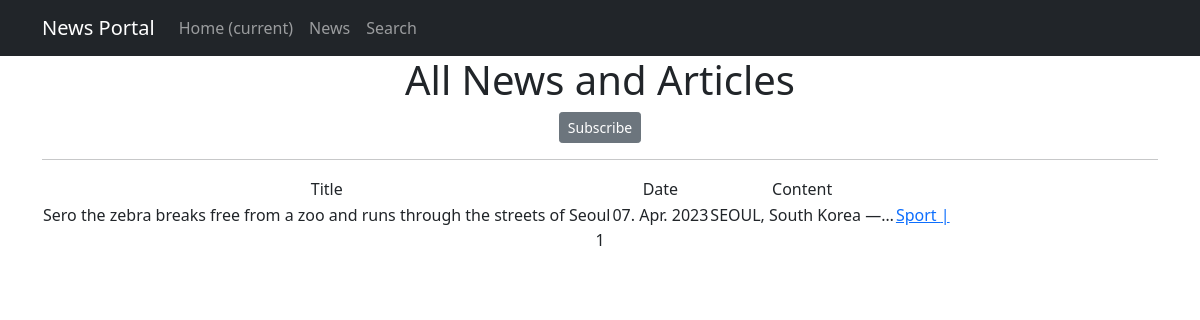
Page /news/categories/2 on the committed database.
### news/models.py (models this page shows, shortened)
class Post(models.Model):
    article = 'AR'
    news = 'NE'
    NEWSTYPES = [
        (article, 'Article'),
        (news, 'News'),
    ]
    choice = models.CharField(max_length=2,
                              choices=NEWSTYPES,
                              default=news)
    date = models.DateTimeField(auto_now_add=True)
    title = models.CharField(max_length=255)
    content = models.TextField(default="No News / Articles Yet")
    news_rate = models.IntegerField(default=0)
    author = models.ForeignKey(Author, on_delete=models.CASCADE)
    category = models.ManyToManyField(Category, through='PostCategory')

class Category(models.Model):
    category_name = models.CharField(max_length=255, unique=True)
    subscribers = models.ManyToManyField(User, related_name='categories')

### news/views.py (the view)
# urls.py: path('categories/<int:pk>', CategoryListView.as_view(), name='category_list'),
class CategoryListView(NewsList):
    model = Post
    template_name = 'category_list.html'
    context_object_name = 'category_news'
    def get_queryset(self):
        self.category = get_object_or_404(Category, id=self.kwargs['pk'])
        queryset = Post.objects.filter(category=self.category).order_by('-date')
        return queryset
    def get_context_data(self, **kwargs):
        context = super().get_context_data(**kwargs)
        context['is_not_subscriber'] = self.request.user not in self.category.subscribers.all()
        context['category'] = self.category
        return context

### news/templatetags/custom_filters.py (called while the page is built)
@register.filter()
def censor(value):
    bad_words = ["new", "usually"]  # для примера отображения в разных новостях/статьях и в их заголовках
    if not isinstance(value, str):
        raise TypeError(f"Filter is used only for 'str' type!")
    for word in value.split():
        if word.lower() in bad_words:
            value = value.replace(word, f"{word[0]}{cenzor_symbol * (len(word) - 1)}")
    return value

### news/views.py (called while the page is built)
    def get_context_data(self, **kwargs):
        context = super().get_context_data(**kwargs)
        context['time_now'] = \
            datetime.utcnow()
        context['next_info'] = None
        return context

### templates/category_list.html (shortened to what this page needs)
{% extends 'flatpages/default.html' %}
{% load custom_filters %}
{% load custom_tags %}
{% block content %}
   <h1>All News and Articles</h1>
    {% if is_not_subscriber %}
        <p class='text-center'><a href="{% url 'subscribe' category.id %}" class="btn btn-secondary btn-sm">Subscribe</a> </p>
    {% endif %}
   <hr>
   {% if category_news %}
       <table>
           <tr>
               <td>Title</td>
               <td>Date</td>
               <td>Content</td>
           </tr>
           {% for new in category_news %}
           <tr>
               <td>{{ new.title|censor }}</td>
               <td>{{ new.date|date:'d. M. Y' }}</td>
               <td>{{ new.content|truncatechars:21|censor }}</td>
               <td>
                   {% for category in new.category.all %}
                   <a href="{% url 'category_list' category.id %}"> {{category.category_name}} | </a>
                   {% endfor %}
               </td>
           </tr>
           {% endfor %}
       </table>
   {% else %}
       <h2>No Available News Yet!</h2>
   {% endif %}
   {{ page_obj.number }}
{% endblock content %}

### rows in the picture
Post: title|censor "Sero the zebra breaks free from a zoo and runs through the streets of Seoul", date "07. Apr. 2023", content|censor "SEOUL, South Korea —…"
Category: category_name "Sport"

### other values in the picture
{{ page_obj.number }} "1"
